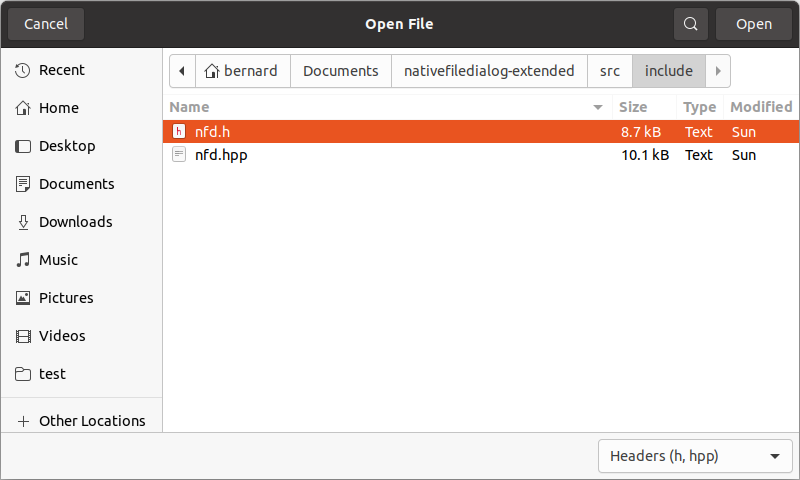
//> input picture nativefiledialog-extended-master/screens/open_gtk3.png, 800 x 480 px
$ ./DisplayImage nativefiledialog-extended-master/screens/open_gtk3.png   (built with g++ and OpenCV 4)
//> lines starting //> are read from the running program, lines starting //| are printed output that depends on the picture
#include "opencv2/imgproc.hpp"
#include "opencv2/highgui.hpp"
#include <iostream>
using namespace cv;
Mat src, src_gray;
Mat dst, detected_edges;
int lowThreshold = 0;
const int max_lowThreshold = 100;
const int ratio = 3;
const int kernel_size = 3;
const char* window_name = "Edge Map";
static void CannyThreshold(int, void*)
{
    blur( src_gray, detected_edges, Size(30,30) );
    Canny( detected_edges, detected_edges, lowThreshold, lowThreshold*ratio, kernel_size );
    dst = Scalar::all(0);
    src.copyTo( dst, detected_edges);
    imshow( window_name, dst );
}
int main( int argc, char** argv )
{
  CommandLineParser parser( argc, argv, "{@input | fruits.jpg | input image}" );
  src = imread( parser.get<String>( "@input" ), IMREAD_COLOR ); // Load an image
//> src is the input picture: 480 rows x 800 cols, CV_8UC3; mean B, G, R 220.9, 222.8, 228.4
  if( src.empty() )
  {
    std::cout << "Could not open or find the image!\n" << std::endl;
    std::cout << "Usage: " << argv[0] << " <Input image>" << std::endl;
    return -1;
  }
  dst.create( src.size(), src.type() );
  cvtColor( src, src_gray, COLOR_BGR2GRAY );
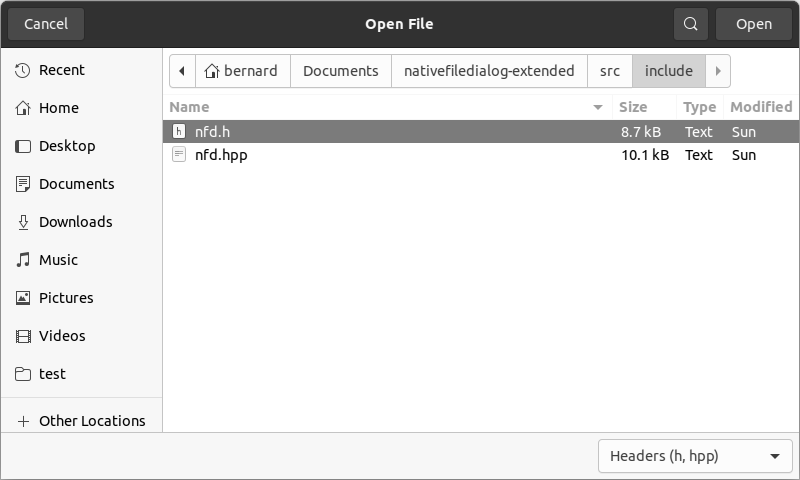
//> src_gray: 480 rows x 800 cols, CV_8UC1; min 0, max 255, mean 224.3
  namedWindow( window_name, WINDOW_NORMAL );
  createTrackbar( "Min Threshold:", window_name, &lowThreshold, max_lowThreshold, CannyThreshold );
  CannyThreshold(0, 0);
//> in CannyThreshold, `blur( src_gray, detected_edges, Size(30,30) );`:
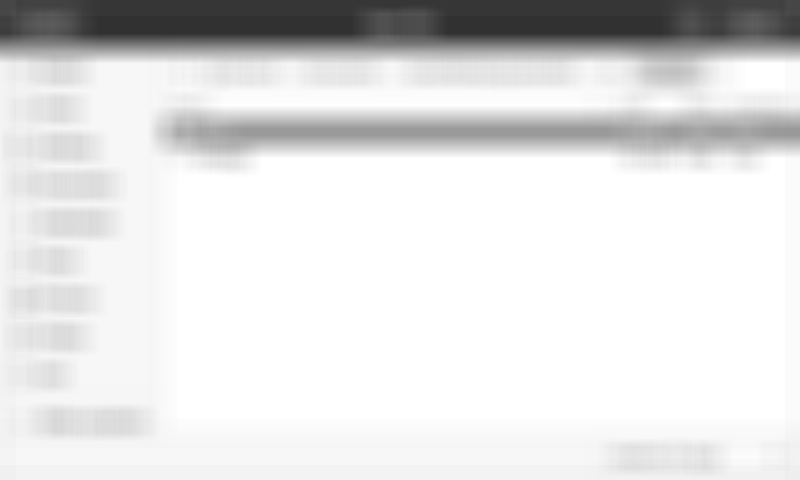
//> detected_edges: 480 rows x 800 cols, CV_8UC1; min 48, max 255, mean 224.2
//> in CannyThreshold, `Canny( detected_edges, detected_edges, lowThreshold, lowThreshold*rati..`:
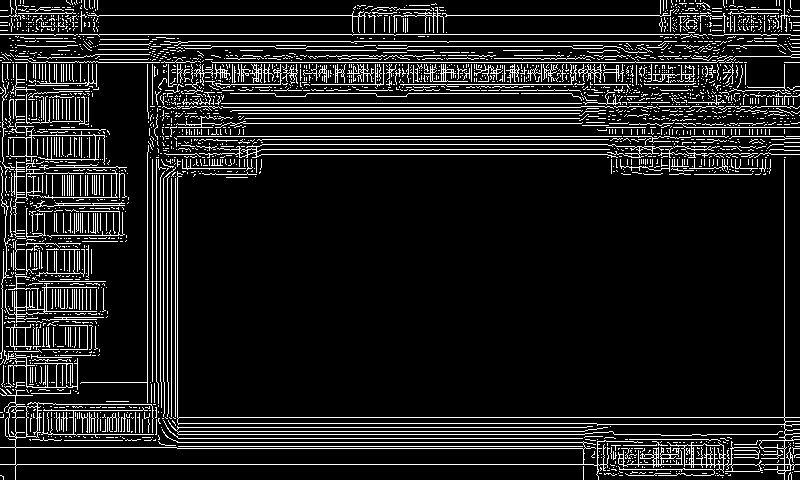
//> detected_edges: 480 rows x 800 cols, CV_8UC1; 11.2% white in thin lines or dots
//> in CannyThreshold, `src.copyTo( dst, detected_edges);`:
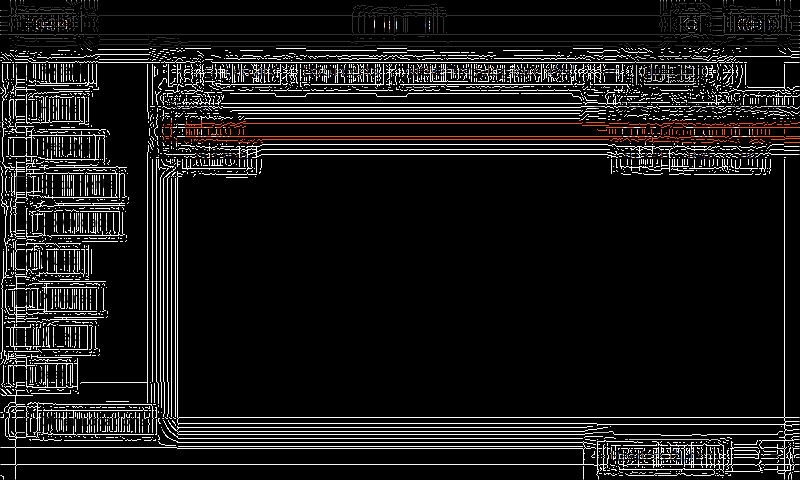
//> dst: 480 rows x 800 cols, CV_8UC3; mean B, G, R 23.2, 23.5, 24.5
  waitKey(0);
  return 0;
}

$ run again, on nativefiledialog-extended-master/screens/open_macos_10.13_tree.png
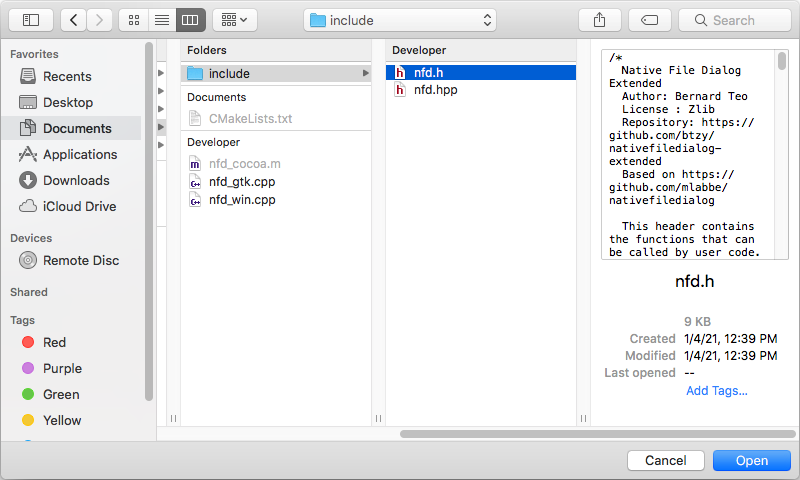
//> input picture nativefiledialog-extended-master/screens/open_macos_10.13_tree.png, 800 x 480 px
//> src is the input picture: 480 rows x 800 cols, CV_8UC3; mean B, G, R 238.8, 237.3, 236.4
//> in CannyThreshold, `Canny( detected_edges, detected_edges, lowThreshold, lowThreshold*rati..`:
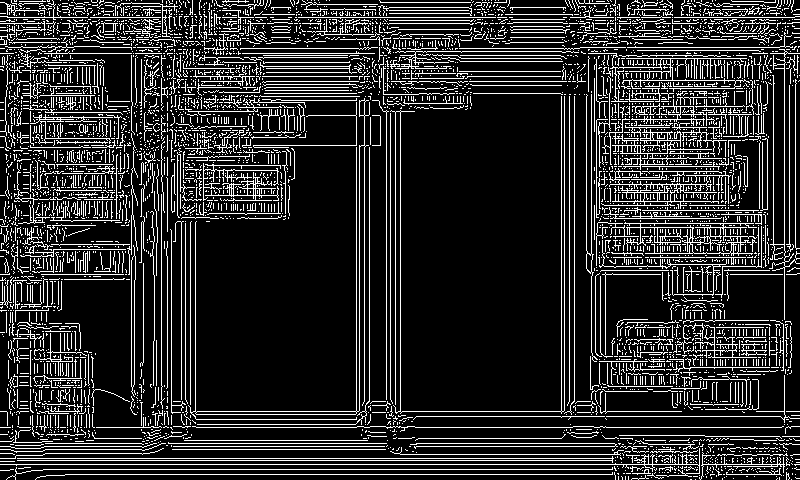
//> detected_edges: 480 rows x 800 cols, CV_8UC1; 16.9% white in thin lines or dots
//> in CannyThreshold, `src.copyTo( dst, detected_edges);`:
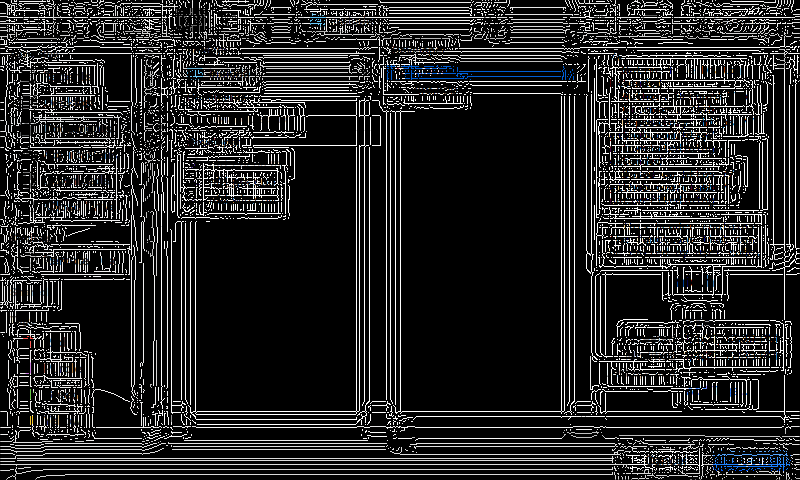
//> dst: 480 rows x 800 cols, CV_8UC3; mean B, G, R 39.6, 39.3, 39

$ run again, on nativefiledialog-extended-master/screens/open_macos_11.0.png
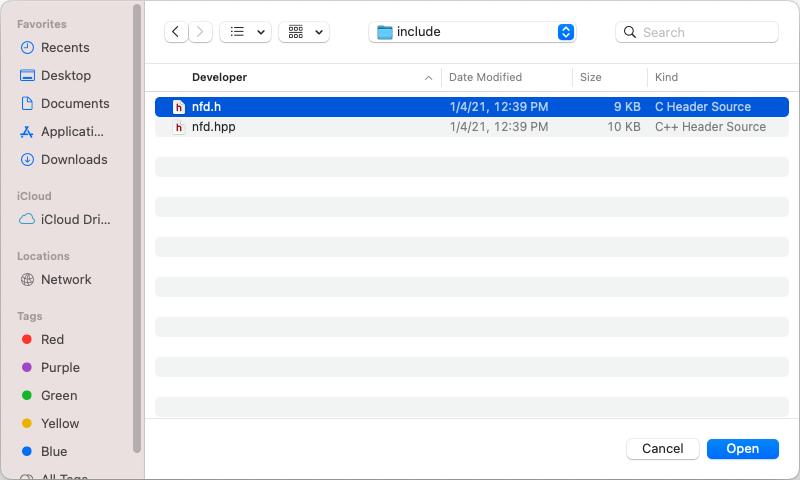
//> input picture nativefiledialog-extended-master/screens/open_macos_11.0.png, 800 x 480 px
//> src is the input picture: 480 rows x 800 cols, CV_8UC3; mean B, G, R 242, 237.3, 235.5
//> in CannyThreshold, `Canny( detected_edges, detected_edges, lowThreshold, lowThreshold*rati..`:
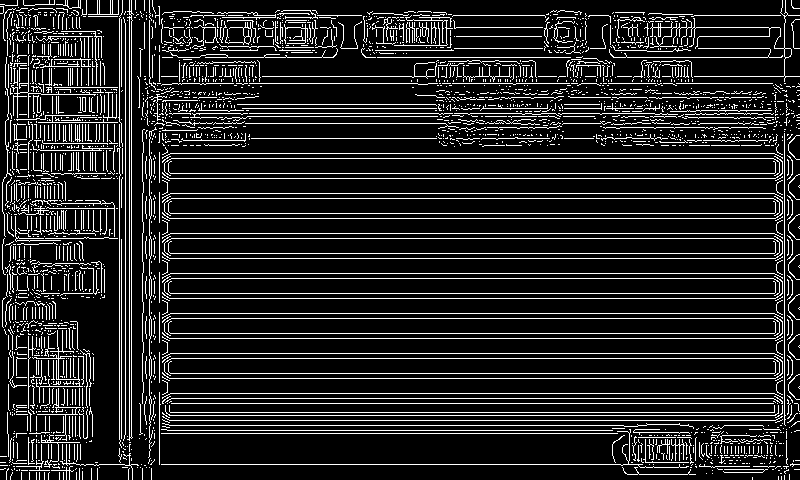
//> detected_edges: 480 rows x 800 cols, CV_8UC1; 14.1% white in thin lines or dots
//> in CannyThreshold, `src.copyTo( dst, detected_edges);`:
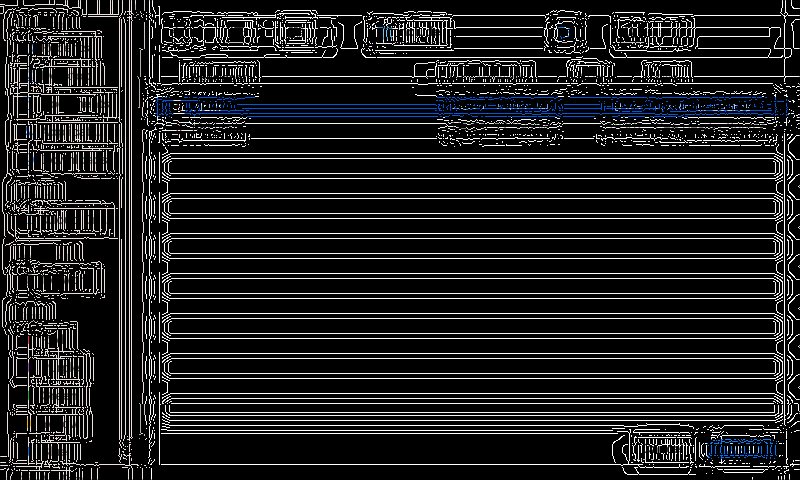
//> dst: 480 rows x 800 cols, CV_8UC3; mean B, G, R 33.7, 32.6, 32.2
